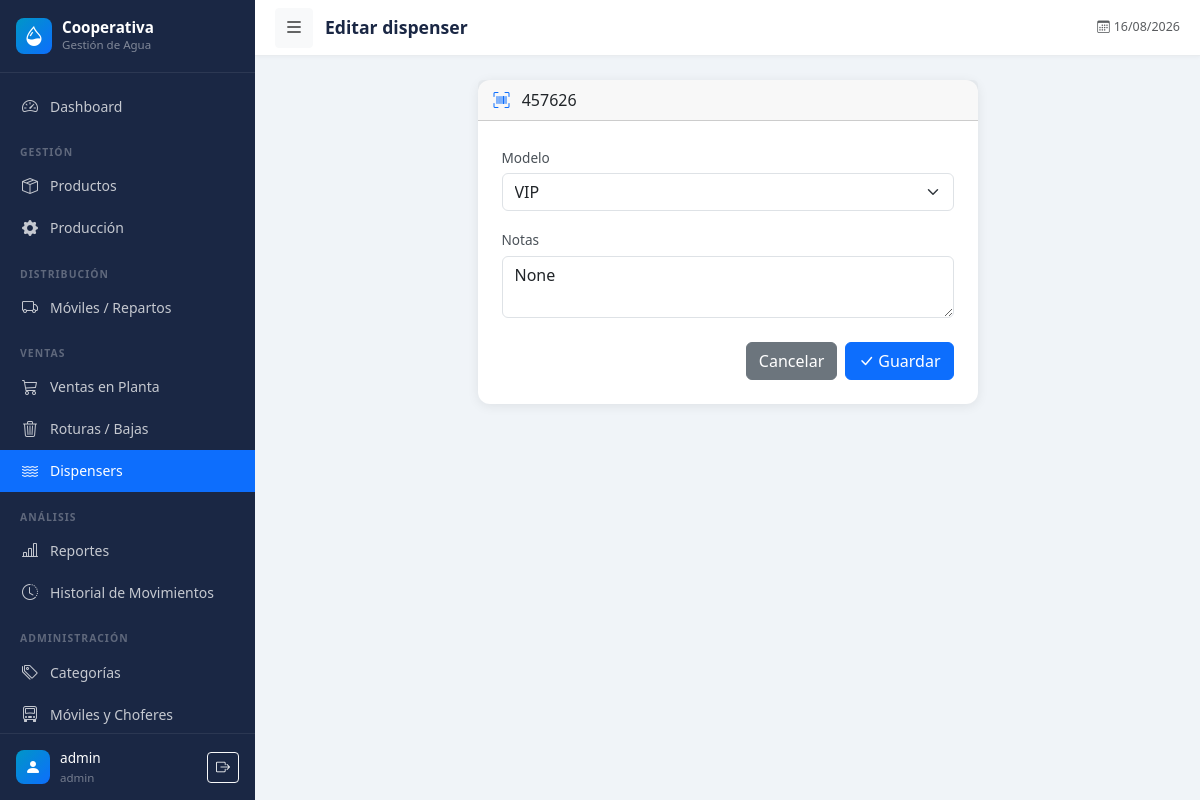
Page /dispensers/1/editar (signed in) on the committed database.
### models.py (models this page shows, shortened)
class User(UserMixin, db.Model):
    __tablename__ = 'users'
    id = db.Column(db.Integer, primary_key=True)
    username = db.Column(db.String(80), unique=True, nullable=False)
    email = db.Column(db.String(120), unique=True, nullable=True)
    password_hash = db.Column(db.String(256), nullable=False)
    role = db.Column(db.String(20), default='operator')  # admin, operator, viewer
    active = db.Column(db.Boolean, default=True)
    created_at = db.Column(db.DateTime, default=datetime.utcnow)
    @property
    def is_admin(self):
        return self.role == 'admin'

class Dispenser(db.Model):
    __tablename__ = 'dispensers'
    id = db.Column(db.Integer, primary_key=True)
    code = db.Column(db.String(50), unique=True, nullable=False)  # nro de serie
    model = db.Column(db.String(50), default='VIP')               # VIP, Antares 10, etc.
    status = db.Column(db.String(20), default='deposito')         # deposito, campo, taller
    current_client = db.Column(db.String(100))
    current_vehicle_id = db.Column(db.Integer, db.ForeignKey('vehicles.id'), nullable=True)
    notes = db.Column(db.Text)
    active = db.Column(db.Boolean, default=True)
    created_at = db.Column(db.DateTime, default=datetime.utcnow)
    current_vehicle = db.relationship('Vehicle', backref='dispensers_assigned')
    movements = db.relationship('DispenserMovement', backref='dispenser',
                                lazy=True, order_by='DispenserMovement.date.desc()')
    STATUS_LABELS = {'deposito': 'En depósito', 'campo': 'En campo', 'taller': 'En taller'}
    STATUS_COLORS = {'deposito': 'success', 'campo': 'warning', 'taller': 'secondary'}

### blueprints/dispensers.py (the view)
@dispensers_bp.route('/<int:id>/editar', methods=['GET', 'POST'])
@login_required
def edit(id):
    d = Dispenser.query.get_or_404(id)
    if request.method == 'POST':
        d.model = request.form.get('model', d.model).strip()
        d.notes = request.form.get('notes', '').strip()
        db.session.commit()
        flash('Dispenser actualizado.', 'success')
        return redirect(url_for('dispensers.detail', id=id))
    return render_template('dispensers/form.html', dispenser=d, models=MODELS)

### templates/dispensers/form.html (shortened to what this page needs)
{% extends 'base.html' %}
{% block page_title %}{{ 'Editar dispenser' if dispenser else 'Dar de alta dispenser' }}{% endblock %}
{% block content %}
<div class="card form-card mx-auto" style="max-width:500px">
  <div class="card-header">
    <i class="bi bi-upc-scan me-2 text-primary"></i>
    {{ dispenser.code if dispenser else 'Nuevo dispenser (por código)' }}
  </div>
  <div class="card-body p-4">
    <form method="POST">
      <div class="mb-3">
        <label class="form-label">Modelo</label>
        <select name="model" class="form-select">
          {% for m in models %}
          <option value="{{ m }}"
            {% if dispenser and dispenser.model == m %}selected
            {% elif not dispenser and m == 'VIP' %}selected{% endif %}>
            {{ m }}
          </option>
          {% endfor %}
        </select>
      </div>
      <div class="mb-4">
        <label class="form-label">Notas</label>
        <textarea name="notes" class="form-control" rows="2"
                  placeholder="Observaciones del equipo, estado, etc.">{{ dispenser.notes if dispenser else '' }}</textarea>
      </div>
      <div class="d-flex gap-2 justify-content-end">
        <a href="{{ url_for('dispensers.index') }}" class="btn btn-secondary">Cancelar</a>
        <button type="submit" class="btn btn-primary">
          <i class="bi bi-check-lg me-1"></i>{{ 'Guardar' if dispenser else 'Dar de alta' }}
        </button>
      </div>
    </form>
  </div>
</div>
{% endblock %}

### templates/base.html (shortened to what this page needs)
<!DOCTYPE html>
<html lang="es">
<head>
  <link href="https://cdn.jsdelivr.net/npm/bootstrap@5.3.2/dist/css/bootstrap.min.css" rel="stylesheet">
  <link href="https://cdn.jsdelivr.net/npm/bootstrap-icons@1.11.3/font/bootstrap-icons.css" rel="stylesheet">
  <link href="{{ url_for('static', filename='css/style.css') }}" rel="stylesheet">
</head>
<body>
<nav id="sidebar">
  <div class="sidebar-header">
    <a href="{{ url_for('dashboard.index') }}" class="sidebar-brand">
      <div class="sidebar-brand-icon">
        <i class="bi bi-droplet-half text-white fs-5"></i>
      </div>
      <div>
        <div class="sidebar-brand-name">Cooperativa</div>
        <div class="sidebar-brand-sub">Gestión de Agua</div>
      </div>
    </a>
  </div>
  <div class="sidebar-nav">
    <ul class="nav flex-column">
      <li class="nav-item">
        <a class="nav-link {% if request.endpoint == 'dashboard.index' %}active{% endif %}"
           href="{{ url_for('dashboard.index') }}">
          <i class="bi bi-speedometer2"></i> Dashboard
        </a>
      </li>
      <li><div class="nav-section-label">Gestión</div></li>
      <li class="nav-item">
        <a class="nav-link {% if request.blueprint == 'products' %}active{% endif %}"
           href="{{ url_for('products.index') }}">
          <i class="bi bi-box-seam"></i> Productos
        </a>
      </li>
      <li class="nav-item">
        <a class="nav-link {% if request.blueprint == 'production' %}active{% endif %}"
           href="{{ url_for('production.index') }}">
          <i class="bi bi-gear-fill"></i> Producción
        </a>
      </li>
      <li><div class="nav-section-label">Distribución</div></li>
      <li class="nav-item">
        <a class="nav-link {% if request.blueprint == 'distribution' %}active{% endif %}"
           href="{{ url_for('distribution.index') }}">
          <i class="bi bi-truck"></i> Móviles / Repartos
        </a>
      </li>
      <li><div class="nav-section-label">Ventas</div></li>
      <li class="nav-item">
        <a class="nav-link {% if request.blueprint == 'sales' %}active{% endif %}"
           href="{{ url_for('sales.index') }}">
          <i class="bi bi-cart3"></i> Ventas en Planta
        </a>
      </li>
      <li class="nav-item">
        <a class="nav-link {% if request.blueprint == 'breakage' %}active{% endif %}"
           href="{{ url_for('breakage.index') }}">
          <i class="bi bi-trash3"></i> Roturas / Bajas
        </a>
      </li>
      <li class="nav-item">
        <a class="nav-link {% if request.blueprint == 'dispensers' %}active{% endif %}"
           href="{{ url_for('dispensers.index') }}">
          <i class="bi bi-water"></i> Dispensers
        </a>
      </li>
      <li><div class="nav-section-label">Análisis</div></li>
      <li class="nav-item">
        <a class="nav-link {% if request.blueprint == 'reports' %}active{% endif %}"
           href="{{ url_for('reports.index') }}">
          <i class="bi bi-bar-chart-line"></i> Reportes
        </a>
      </li>
      <li class="nav-item">
        <a class="nav-link {% if request.endpoint == 'reports.movements' %}active{% endif %}"
           href="{{ url_for('reports.movements') }}">
          <i class="bi bi-clock-history"></i> Historial de Movimientos
        </a>
      </li>
      {% if current_user.is_admin %}
      <li><div class="nav-section-label">Administración</div></li>
      <li class="nav-item">
        <a class="nav-link {% if request.endpoint == 'products.categories' %}active{% endif %}"
           href="{{ url_for('products.categories') }}">
          <i class="bi bi-tags"></i> Categorías
        </a>
      </li>
      <li class="nav-item">
        <a class="nav-link {% if request.endpoint == 'products.vehicles' %}active{% endif %}"
           href="{{ url_for('products.vehicles') }}">
          <i class="bi bi-truck-front"></i> Móviles y Choferes
        </a>
      </li>
      {% endif %}
    </ul>
  </div>
  <div class="sidebar-footer">
    <div class="sidebar-brand-icon" style="width:34px;height:34px;">
      <i class="bi bi-person-fill text-white"></i>
    </div>
    <div class="flex-grow-1 overflow-hidden">
      <div class="sidebar-user-name">{{ current_user.username }}</div>
      <div class="sidebar-user-role">{{ current_user.role }}</div>
    </div>
    <a href="{{ url_for('auth.logout') }}" class="btn btn-sm btn-outline-light flex-shrink-0"
       title="Cerrar sesión">
      <i class="bi bi-box-arrow-right"></i>
    </a>
  </div>
</nav>
<div class="main-content" id="mainContent">
  <header class="top-bar">
    <button class="btn btn-sm btn-light" id="sidebarToggle">
      <i class="bi bi-list fs-5"></i>
    </button>
    <span class="page-title">{% block page_title %}{% endblock %}</span>
    <div class="ms-auto d-flex align-items-center gap-3">
      <span class="text-muted smaller d-none d-md-inline">
        <i class="bi bi-calendar3 me-1"></i>{{ now.strftime('%d/%m/%Y') }}
      </span>
    </div>
  </header>
  <div class="content-area">
    {% block content %}{% endblock %}
  </div>
</div>
</body>
</html>

### static/css/style.css (style rules this page uses)
:root { --sidebar-width: 255px; --sidebar-bg: #1a2744; --sidebar-hover: #243564; --sidebar-active: #0d6efd; --sidebar-text: rgba(255, 255, 255, 0.75); --topbar-h: 56px; --accent: #0096c7; --body-bg: #f0f4f8; --card-radius: 12px; }
body { background-color: var(--body-bg); overflow-x: hidden; }
#sidebar { position: fixed; left: 0; top: 0; height: 100vh; width: var(--sidebar-width); background: var(--sidebar-bg); display: flex; flex-direction: column; z-index: 1030; transition: width 0.25s ease, transform 0.25s ease; overflow: hidden; }
.main-content { margin-left: var(--sidebar-width); min-height: 100vh; transition: margin-left 0.25s ease; }
.sidebar-header { padding: 18px 16px; border-bottom: 1px solid rgba(255, 255, 255, 0.08); flex-shrink: 0; }
.sidebar-brand { display: flex; align-items: center; gap: 10px; text-decoration: none; }
.sidebar-brand-icon { width: 36px; height: 36px; background: linear-gradient(135deg, #0096c7, #0d6efd); border-radius: 8px; display: flex; align-items: center; justify-content: center; flex-shrink: 0; }
.sidebar-brand-name { color: #fff; font-weight: 700; font-size: 0.95rem; line-height: 1.2; white-space: nowrap; }
.sidebar-brand-sub { color: rgba(255, 255, 255, 0.45); font-size: 0.72rem; white-space: nowrap; }
.sidebar-nav { flex: 1; overflow-y: auto; padding: 12px 0; }
.nav-section-label { font-size: 0.65rem; font-weight: 700; text-transform: uppercase; letter-spacing: 0.1em; color: rgba(255, 255, 255, 0.3); padding: 14px 20px 4px; margin-top: 4px; white-space: nowrap; }
.sidebar-nav .nav-link { color: var(--sidebar-text); padding: 9px 20px; display: flex; align-items: center; gap: 10px; font-size: 0.875rem; border-radius: 0; transition: background 0.15s, color 0.15s; white-space: nowrap; }
.sidebar-nav .nav-link i { font-size: 1rem; width: 20px; text-align: center; flex-shrink: 0; }
.sidebar-nav .nav-link.active { background: var(--sidebar-active); color: #fff; }
.sidebar-footer { padding: 14px 16px; border-top: 1px solid rgba(255, 255, 255, 0.08); flex-shrink: 0; display: flex; align-items: center; gap: 10px; }
.sidebar-user-name { color: #fff; font-size: 0.85rem; font-weight: 500; white-space: nowrap; }
.sidebar-user-role { color: rgba(255, 255, 255, 0.4); font-size: 0.72rem; white-space: nowrap; }
.top-bar { height: var(--topbar-h); position: sticky; top: 0; z-index: 100; background: #fff; border-bottom: 1px solid #e9ecef; box-shadow: 0 1px 4px rgba(0, 0, 0, 0.04); display: flex; align-items: center; padding: 0 20px; gap: 12px; }
.page-title { font-size: 1.1rem; font-weight: 600; color: #1a2744; white-space: nowrap; }
.content-area { padding: 24px; }
.form-card { border: none; border-radius: var(--card-radius); box-shadow: 0 2px 12px rgba(0, 0, 0, 0.08); max-width: 760px; }
.form-label { font-size: 0.85rem; font-weight: 500; color: #495057; margin-bottom: 5px; }
.smaller { font-size: 0.78rem; }

### rows in the picture
User: username "admin", role "admin"
Dispenser: code "457626", model "VIP", notes "None"

### other values in the picture
{{ 'Editar dispenser' if dispenser else 'Dar de alta dispenser' }} "Editar dispenser"
{{ 'Guardar' if dispenser else 'Dar de alta' }} "Guardar"
